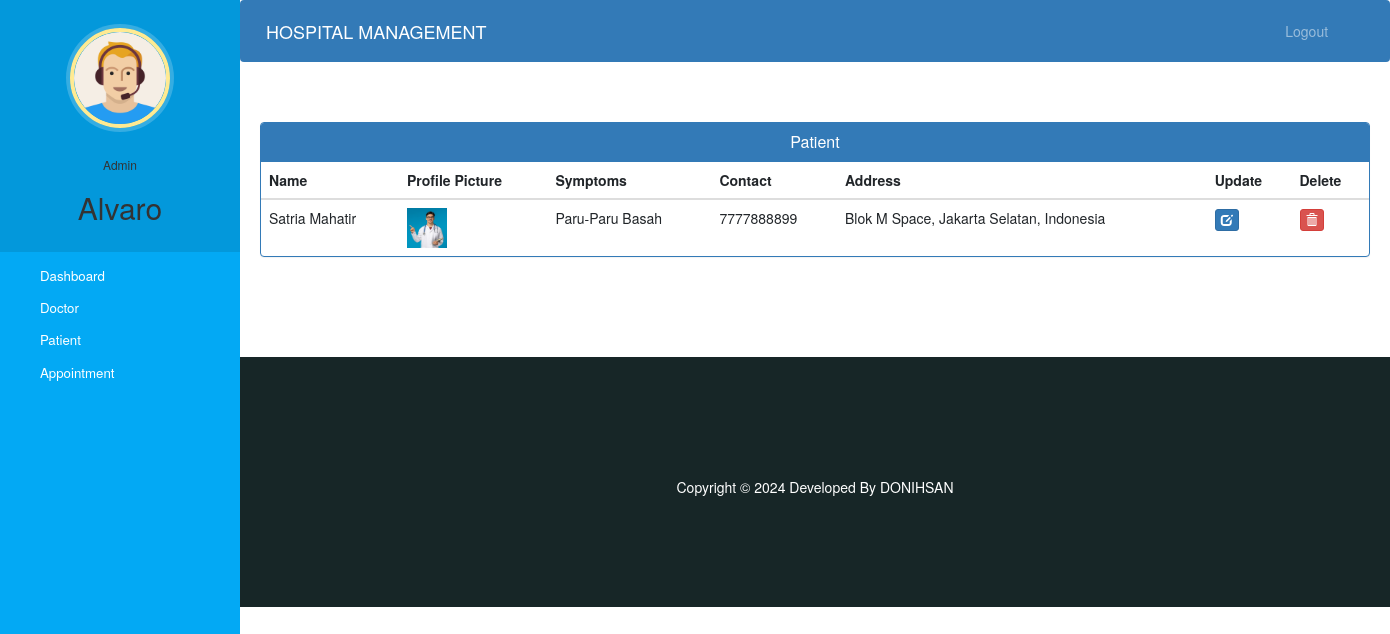
The page /admin-view-patient (signed in) on the database its author committed.
### hospital/models.py (models this page shows, shortened)
class Patient(models.Model):
    user=models.OneToOneField(User,on_delete=models.CASCADE)
    profile_pic= models.ImageField(upload_to='profile_pic/PatientProfilePic/',null=True,blank=True)
    address = models.CharField(max_length=40)
    mobile = models.CharField(max_length=20,null=False)
    symptoms = models.CharField(max_length=100,null=False)
    assignedDoctorId = models.PositiveIntegerField(null=True)
    admitDate=models.DateField(auto_now=True)
    status=models.BooleanField(default=False)
    @property
    def get_name(self):
        return self.user.first_name+" "+self.user.last_name

### hospital/views.py (the view)
# urls.py: path('admin-view-patient', views.admin_view_patient_view,name='admin-view-patient'),
@login_required(login_url='adminlogin')
@user_passes_test(is_admin)
def admin_view_patient_view(request):
    patients=models.Patient.objects.all().filter(status=True)
    return render(request,'hospital/admin_view_patient.html',{'patients':patients})

### hospital/views.py (called while the page is built)
def is_admin(user):
    return user.groups.filter(name='ADMIN').exists()

### templates/hospital/admin_view_patient.html (shortened to what this page needs)
{% extends 'hospital/admin_base.html' %}
{% block content %}
{%load static%}
<head>
  <link href="//netdna.bootstrapcdn.com/bootstrap/3.0.0/css/bootstrap.min.css" rel="stylesheet" id="bootstrap-css">
</head>
<div class="container">
  <div class="panel panel-primary">
    <div class="panel-heading">
      <h6 class="panel-title">Patient</h6>
    </div>
    <table class="table table-hover" id="dev-table">
      <thead>
        <tr>
          <th>Name</th>
          <th>Profile Picture</th>
          <th>Symptoms</th>
          <th>Contact</th>
          <th>Address</th>
          <th>Update</th>
          <th>Delete</th>
        </tr>
      </thead>
      {% for p in patients %}
      <tr>
        <td> {{p.get_name}}</td>
        <td> <img src="{% static p.profile_pic.url %}" alt="Profile Pic" height="40px" width="40px" /></td>
        <td>{{p.symptoms}}</td>
        <td>{{p.mobile}}</td>
        <td>{{p.address}}</td>
        <td><a class="btn btn-primary btn-xs" href="{% url 'update-patient' p.id  %}"><span class="glyphicon glyphicon-edit"></span></a></td>
        <td><a class="btn btn-danger btn-xs" href="{% url 'delete-patient-from-hospital' p.id  %}"><span class="glyphicon glyphicon-trash"></span></a></td>
      </tr>
      {% endfor %}
    </table>
  </div>
</div>
{% endblock content %}

### templates/hospital/admin_base.html (shortened to what this page needs)
<!DOCTYPE html>
{% load static %}
<html lang="en">
<head>
  <link rel="stylesheet" href="https://stackpath.bootstrapcdn.com/bootstrap/4.3.1/css/bootstrap.min.css">
  <link rel="stylesheet" href="https://maxcdn.bootstrapcdn.com/font-awesome/4.7.0/css/font-awesome.min.css">
  <link rel="stylesheet" href="{% static '/style.css' %}">
</head>
<body>
  <nav class="menu" tabindex="0">
    <header class="avatar">
      <img src="{% static "images/adminpropic.png" %}" />
      <br><br>
      <h6>Admin</h6>
      <h2>{{request.user.first_name}}</h2>
    </header>
    <ul>
      <li tabindex="0" class="icon-dashboard"> <a style="color:white; text-decoration:none;" href="/admin-dashboard"><span>Dashboard</span></a> </li>
      <li tabindex="0" class="icon-customers"> <a style="color:white; text-decoration:none;" href="/admin-doctor"><span>Doctor</span></a></li>
      <li tabindex="0" class="icon-users"> <a style="color:white; text-decoration:none;" href="/admin-patient"><span>Patient</span></a></li>
      <li tabindex="0" class="icon-calendar"> <a style="color:white; text-decoration:none;" href="/admin-appointment"><span>Appointment</span></a></li>
    </ul>
  </nav>
  <main>
    <div class="bs-example">
      <nav class="navbar navbar-expand-md  navbar-dark fixed-top" style="background:#337AB7;">
        <a href="/admin-dashboard" class="navbar-brand">HOSPITAL MANAGEMENT</a>
        <div class="collapse navbar-collapse justify-content-between" id="navbarCollapse">
          <div class="navbar-nav" style=" margin-left: 90%;">
            <a href="/logout" class="nav-item nav-link">Logout</a>
          </div>
        </div>
      </nav>
    </div>
    <br><br>
    {% block content %}
    {% endblock content %}
    <br><br><br><br>
    <footer>
      <br>
      <div class="container">
        <div class="row">
          <div class="col-md-12 col-sm-12">
            <div style="color:#ffffff;" class="wow fadeInUp footer-copyright">
              <p>
                Copyright &copy; 2024 Developed By DONIHSAN </p>
            </div>
          </div>
        </div>
      </div>
    </footer>
  </main>
</body>
</html>

### static/style.css (style rules this page uses)
body { padding-left: 240px; }
main { position: relative; height: 100vh; }
.menu { background: #5bc995; height: 100vh; width: 240px; position: fixed; top: 0px; left: 0; z-index: 5; outline: none; }
.menu .avatar { background: rgba(0, 0, 0, 0.1); padding: 2em 0.5em; text-align: center; }
.menu .avatar img { width: 100px; border-radius: 50%; overflow: hidden; border: 4px solid #ffea92; box-shadow: 0 0 0 4px rgba(255, 255, 255, 0.2); }
.menu .avatar h2 { font-weight: normal; margin-bottom: 0; }
.menu ul { list-style: none; padding: 0.5em 0; margin: 0; }
.menu ul li { padding: 0.5em 1em 0.5em 3em; font-size: 0.95em; font-weight: regular; background-repeat: no-repeat; background-position: left 15px center; background-size: auto 20px; transition: all 0.15s linear; cursor: pointer; }
.menu ul li.icon-dashboard { background-image: url("http://www.entypo.com/images//gauge.svg"); }
.menu ul li.icon-customers { background-image: url("http://www.entypo.com/images//briefcase.svg"); }
.menu ul li.icon-users { background-image: url("http://www.entypo.com/images//users.svg"); }
.menu ul li.icon-calendar { background-image: url("http://www.entypo.com/images//calendar.svg"); }

### templates/hospital/admin_base.html (style rules this page uses)
a:link { text-decoration: none; }
a { color: white; }
footer { padding: 0px 0px 0px 0px; background-color: #172627; margin: 0px; }
p { text-align: center; }
body { padding-left: 240px; }
main { position: relative; height: 100vh; }
.menu { background: #03a9f4; height: 100vh; width: 240px; position: fixed; top: 0px; left: 0; z-index: 5; outline: none; }
.menu .avatar { background: rgba(0, 0, 0, 0.1); padding: 2em 0.5em; text-align: center; }
.menu .avatar img { width: 100px; border-radius: 50%; overflow: hidden; border: 4px solid #ffea92; box-shadow: 0 0 0 4px rgba(255, 255, 255, 0.2); }
.menu .avatar h2 { font-weight: normal; margin-bottom: 0; }
.menu ul { list-style: none; padding: 0.5em 0; margin: 0; }
.menu ul li { padding: 0.5em 1em 0.5em 3em; font-size: 0.95em; font-weight: regular; background-repeat: no-repeat; background-position: left 15px center; background-size: auto 20px; transition: all 0.15s linear; cursor: pointer; }
.menu ul li.icon-dashboard { background-image: url("http://www.entypo.com/images//gauge.svg"); }
.menu ul li.icon-customers { background-image: url("http://www.entypo.com/images//briefcase.svg"); }
.menu ul li.icon-users { background-image: url("http://www.entypo.com/images//users.svg"); }
.menu ul li.icon-calendar { background-image: url("http://www.entypo.com/images//calendar.svg"); }

### templates/hospital/admin_view_patient.html (style rules this page uses)
a:link { text-decoration: none; }
h6 { text-align: center; }
.row { margin: 100px; }

### rows shown on the page
Patient: get_name "Satria Mahatir", profile_pic (picture), symptoms "Paru-Paru Basah", mobile "7777888899", address "Blok M Space, Jakarta Selatan, Indonesia"

### other values the page prints
{{ request.user.first_name }} "Alvaro"
